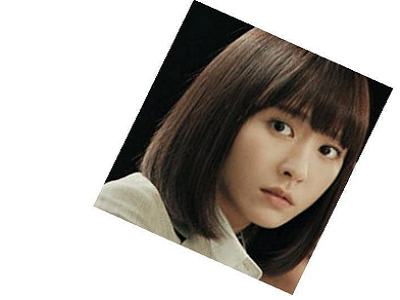
#> input picture 017 opencv_SIFT_BFmatcher旋转后关键点匹配/img01.jpg, 400 x 300 px
$ python test.py
#> lines starting #> are read from the running program, lines starting #| are printed output that depends on the picture
# -*- coding: utf-8 -*-

import numpy as np
import cv2
from matplotlib import pyplot as plt

imgname1 = 'img01.jpg'
imgname2 = 'img02.jpg'

sift = cv2.xfeatures2d.SIFT_create()

img1 = cv2.imread(imgname1)
#> img1 is the input picture: shape (300, 400, 3); mean B, G, R 172, 177.2, 182
gray1 = cv2.cvtColor(img1, cv2.COLOR_BGR2GRAY) #灰度处理图像
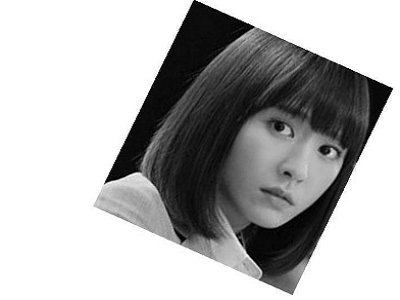
#> gray1: shape (300, 400); min 0, max 255, mean 178
kp1, des1 = sift.detectAndCompute(img1,None)   #des是描述子
#> kp1 = 246 keypoints; strongest (x, y, size): (106, 181, 2.1), (122, 167, 15.5), (281, 248, 40.1), (338, 103, 54.7)

img2 = cv2.imread(imgname2)
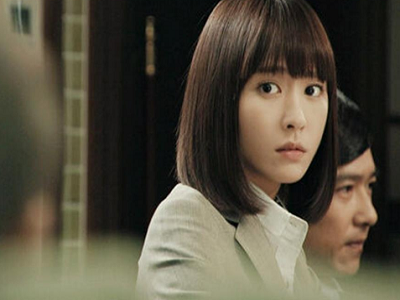
#> input picture 017 opencv_SIFT_BFmatcher旋转后关键点匹配/img02.jpg, 400 x 300 px
#> img2 is the input picture: shape (300, 400, 3); mean B, G, R 61.9, 77.6, 83.9
gray2 = cv2.cvtColor(img2, cv2.COLOR_BGR2GRAY)#灰度处理图像
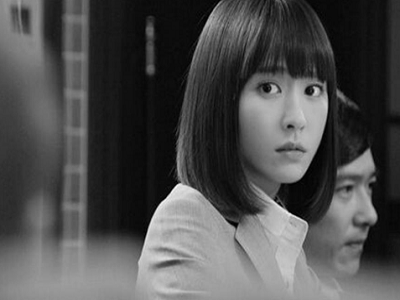
#> gray2: shape (300, 400); min 0, max 246, mean 77.7
kp2, des2 = sift.detectAndCompute(img2,None)  #des是描述子
#> kp2 = 248 keypoints; strongest (x, y, size): (309, 91, 6.1), (289, 116, 52.5), (363, 164, 14.8), (316, 90, 3.7)

hmerge = np.hstack((gray1, gray2)) #水平拼接
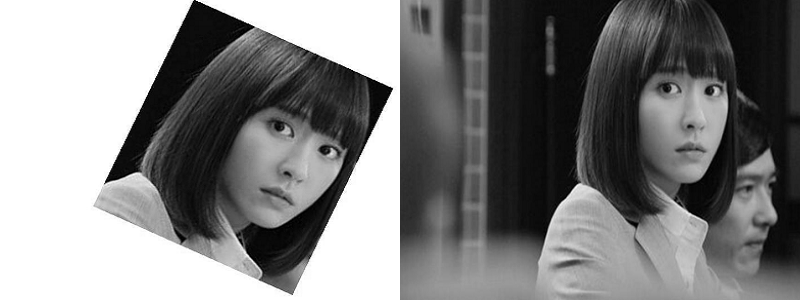
#> hmerge: shape (300, 800); min 0, max 255, mean 127.9
cv2.imshow("gray", hmerge) #拼接显示为gray
cv2.waitKey(0)

img3 = cv2.drawKeypoints(img1,kp1,img1,color=(255,0,255)) #画出特征点，并显示为红色圆圈
img4 = cv2.drawKeypoints(img2,kp2,img2,color=(255,0,255)) #画出特征点，并显示为红色圆圈
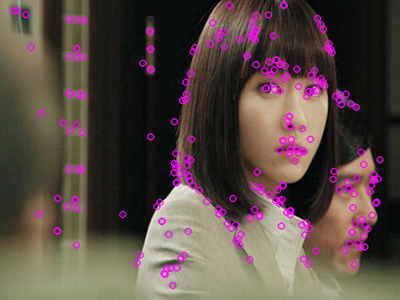
#> img4: shape (300, 400, 3); mean B, G, R 69.3, 74, 90
hmerge = np.hstack((img3, img4)) #水平拼接
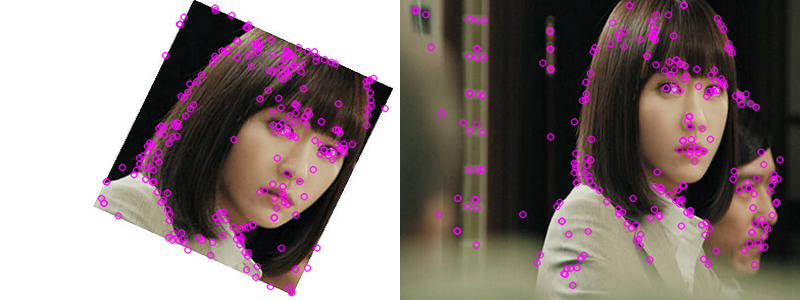
#> hmerge: shape (300, 800, 3); mean B, G, R 124.1, 123.7, 138.9
cv2.imshow("point", hmerge) #拼接显示为gray
cv2.waitKey(0)
# BFMatcher解决匹配
bf = cv2.BFMatcher()
matches = bf.knnMatch(des1,des2, k=2)
#> matches = 246 matches
# 调整ratio
good = []
for m,n in matches:
    if m.distance < 0.75*n.distance:
        good.append([m])
#> after the loop, good = 76 matches

#img5 = cv2.drawMatchesKnn(img1,kp1,img2,kp2,matches,None,flags=2)
img5 = cv2.drawMatchesKnn(img1,kp1,img2,kp2,good,None,flags=2)
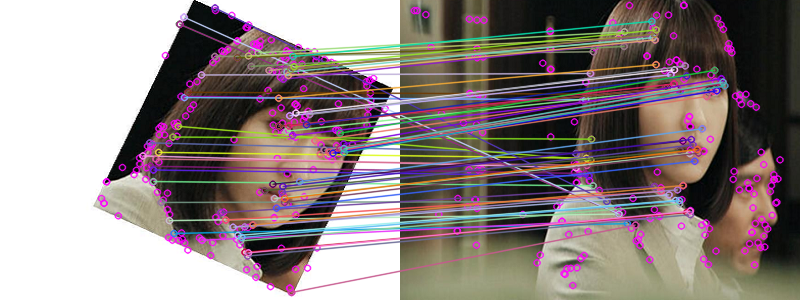
#> img5: shape (300, 800, 3); mean B, G, R 131.7, 131.5, 143.4
cv2.imshow("BFmatch", img5)
cv2.waitKey(0)
cv2.destroyAllWindows()
